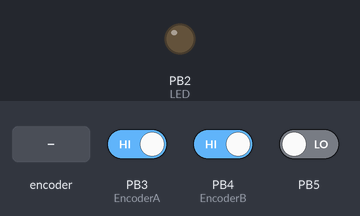
A sketch run on a simulated ATtiny85, built with avr-gcc and run on an emulated ATtiny85. Parts: output pins drawn as LEDs (lit = HIGH). Inputs (shaded band) come from the test bench; at power-on: PB3 (EncoderA) HIGH, PB4 (EncoderB) HIGH, PB5 LOW.

Above: at 1.2 s.
1.3 s: rotary encoder on PB3 (EncoderA) / PB4 (EncoderB) turned 2 steps (second pin leading)
At 2.4 s:
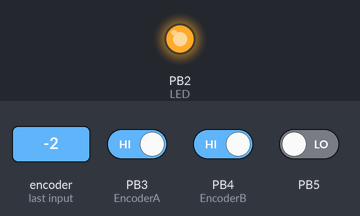
Timing chart, 0 to 4.3 s (numbered marks = the images above; inputs shaded):
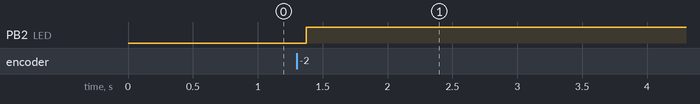

Measured:
- after the input at 1.3 s, PB2 (LED): LOW → HIGH after 0.08 s

The sketch:

rotary.ino
```cpp
// (licence header left out)
const int DataOut = 0;
const int ClockPin = 1;
const int LED = 2;
const int EncoderA = 3;
const int EncoderB = 4;

// Serial seven segment display **********************************************

const int Clear_Display = 0x76;
const int Cursor_Control = 0x79;
const int Brightness_Control = 0x7A;

void SendByte(char data) {
  shiftOut(DataOut, ClockPin, MSBFIRST, data);
}

// Clear display
void ClearDisplay () {
  SendByte(Clear_Display);
  SendByte(Brightness_Control);
  SendByte(255);
}

// Display byte
void Display (int number) {
  boolean dig = false;
  int j;
  SendByte(Cursor_Control); SendByte(0);
  j = 1000;
  for (int d=0; d<4 ; d++) {
    int i = (number/j) % 10;
    if (!i && !dig && j>1) SendByte(' ');
    else { SendByte(i); dig = true; }
    j=j/10;
  }
}

// Rotary encoder **********************************************

volatile int a0;
volatile int c0;
volatile int Count = 0;

// Called when encoder value changes
void ChangeValue (bool Up) {
  digitalWrite(LED, Up);
  Count = max(min((Count + (Up ? 1 : -1)), 1000), 0);
}

// Pin change interrupt service routine
ISR (PCINT0_vect) {
  int a = PINB>>EncoderA & 1;
  int b = PINB>>EncoderB & 1;
  if (a != a0) {              // A changed
    a0 = a;
    if (b != c0) {
      c0 = b;
      ChangeValue(a == b);
    }
  }
}

// Setup demo **********************************************

void setup() {
  pinMode(ClockPin, OUTPUT);
  pinMode(DataOut, OUTPUT);
  digitalWrite(ClockPin, LOW);
  digitalWrite(DataOut, LOW);
  pinMode(LED, OUTPUT);
  ClearDisplay();
  pinMode(EncoderA, INPUT_PULLUP);
  pinMode(EncoderB, INPUT_PULLUP);
  PCMSK = 1<<EncoderA;        // Configure pin change interrupt on A
  GIMSK = 1<<PCIE;            // Enable interrupt
  GIFR = 1<<PCIF;             // Clear interrupt flag
}

void loop() {
  Display(Count);
  delay(100);
}
```
